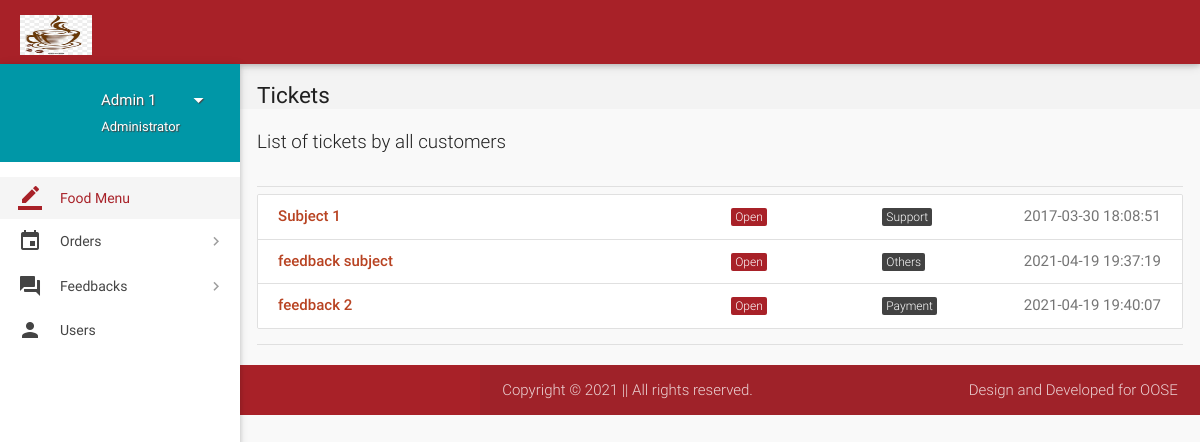
/user/all-tickets.php (signed in), run on the app's committed database.
### tables this page shows
CREATE TABLE `tickets` (
  `id` int(11) NOT NULL,
  `poster_id` int(11) NOT NULL,
  `subject` varchar(100) NOT NULL,
  `description` varchar(3000) NOT NULL,
  `status` varchar(8) NOT NULL DEFAULT 'Open',
  `type` varchar(30) NOT NULL DEFAULT 'Others',
  `date` datetime NOT NULL DEFAULT current_timestamp(),
  `deleted` tinyint(4) NOT NULL DEFAULT 0
);

### user/all-tickets.php (the view, shortened to what this page needs)
<?php
include "includes/admin_header.php";
?>
<section id="content">
    <div id="breadcrumbs-wrapper">
        <div class="container">
            <div class="row">
                <div class="col s12 m12 l12">
                    <h5 class="breadcrumbs-title">Tickets</h5>
                </div>
            </div>
        </div>
    </div>
    <div class="container">
        <p class="caption">List of tickets by all customers</p>
        <div class="divider"></div>
        <div id="work-collections">
            <ul id="projects-collection" class="collection">
                <?php
if (isset($_GET['status'])) {
    $status = $_GET['status'];
} else {
    $status = '%';
}
$sql = mysqli_query($con, "SELECT * FROM tickets WHERE status LIKE '$status';");
while ($row = mysqli_fetch_array($sql)) {
    echo '<a href="view-ticket-admin.php?id=' . $row['id'] . '"class="collection-item">
                                        <div class="row">
                                            <div class="col s6">
                                                <p class="collections-title">' . $row['subject'] . '</p>
                                            </div>
                                            <div class="col s2">
                                            <span class="task-cat cyan">' . $row['status'] . '</span></div>
                                            <div class="col s2">
                                            <span class="task-cat grey darken-3">' . $row['type'] . '</span></div>
                                            <div class="col s2">
                                            <span class="badge">' . $row['date'] . '</span></div>
                                        </div>
                                    </a>';
}
?>
            </ul>
        </div>
        <div class="divider"></div>
    </div>
    </div>
<?php
include "includes/admin_footer.php";
?>
</body>
</html>

### data on the page
tickets: subject "Subject 1", status "Open", type "Support", date "2017-03-30 18:08:51"
tickets: subject "feedback subject", status "Open", type "Others", date "2021-04-19 19:37:19"
tickets: subject "feedback 2", status "Open", type "Payment", date "2021-04-19 19:40:07"

### other printed values
$name "Admin 1"
$role "Administrator"
